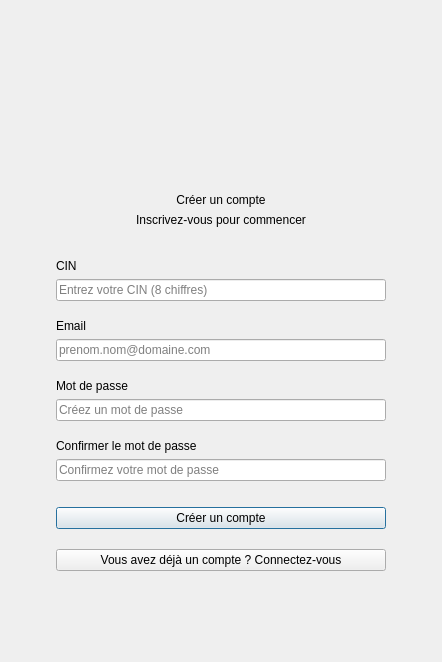
<?xml version="1.0" encoding="UTF-8"?>
<ui version="4.0">
 <class>RegisterPage</class>
 <widget class="QWidget" name="RegisterPage">
  <layout class="QVBoxLayout">
   <item><spacer><property name="orientation"><enum>Qt::Vertical</enum></property><property name="sizeHint" stdset="0"><size><width>20</width><height>35</height></size></property></spacer></item>
   <item alignment="Qt::AlignCenter">
    <widget class="QFrame" name="auth_card">
     <property name="minimumSize"><size><width>420</width><height>0</height></size></property>
     <property name="maximumSize"><size><width>420</width><height>16777215</height></size></property>
     <layout class="QVBoxLayout">
      <property name="spacing"><number>6</number></property>
      <property name="leftMargin"><number>45</number></property>
      <property name="topMargin"><number>45</number></property>
      <property name="rightMargin"><number>45</number></property>
      <property name="bottomMargin"><number>45</number></property>
      <item alignment="Qt::AlignCenter">
       <widget class="QLabel" name="logoLabel">
        <property name="minimumSize"><size><width>80</width><height>80</height></size></property>
        <property name="maximumSize"><size><width>80</width><height>80</height></size></property>
        <property name="text"><string/></property>
        <property name="alignment"><set>Qt::AlignCenter</set></property>
        <property name="scaledContents"><bool>true</bool></property>
       </widget>
      </item>
      <item><spacer><property name="orientation"><enum>Qt::Vertical</enum></property><property name="sizeHint" stdset="0"><size><width>20</width><height>16</height></size></property></spacer></item>
      <item><widget class="QLabel" name="auth_title"><property name="text"><string>Créer un compte</string></property><property name="alignment"><set>Qt::AlignCenter</set></property></widget></item>
      <item><widget class="QLabel" name="auth_subtitle"><property name="text"><string>Inscrivez-vous pour commencer</string></property><property name="alignment"><set>Qt::AlignCenter</set></property></widget></item>
      <item><spacer><property name="orientation"><enum>Qt::Vertical</enum></property><property name="sizeHint" stdset="0"><size><width>20</width><height>26</height></size></property></spacer></item>
      <item><widget class="QLabel"><property name="text"><string>CIN</string></property></widget></item>
      <item><widget class="QLineEdit" name="usernameInput"><property name="placeholderText"><string>Entrez votre CIN (8 chiffres)</string></property></widget></item>
      <item><spacer><property name="orientation"><enum>Qt::Vertical</enum></property><property name="sizeHint" stdset="0"><size><width>20</width><height>12</height></size></property></spacer></item>
      <item><widget class="QLabel"><property name="text"><string>Email</string></property></widget></item>
      <item><widget class="QLineEdit" name="emailInput"><property name="placeholderText"><string>prenom.nom@domaine.com</string></property></widget></item>
      <item><spacer><property name="orientation"><enum>Qt::Vertical</enum></property><property name="sizeHint" stdset="0"><size><width>20</width><height>12</height></size></property></spacer></item>
      <item><widget class="QLabel"><property name="text"><string>Mot de passe</string></property></widget></item>
      <item><widget class="QLineEdit" name="passwordInput"><property name="echoMode"><enum>QLineEdit::Password</enum></property><property name="placeholderText"><string>Créez un mot de passe</string></property></widget></item>
      <item><spacer><property name="orientation"><enum>Qt::Vertical</enum></property><property name="sizeHint" stdset="0"><size><width>20</width><height>12</height></size></property></spacer></item>
      <item><widget class="QLabel"><property name="text"><string>Confirmer le mot de passe</string></property></widget></item>
      <item><widget class="QLineEdit" name="confirmInput"><property name="echoMode"><enum>QLineEdit::Password</enum></property><property name="placeholderText"><string>Confirmez votre mot de passe</string></property></widget></item>
      <item><spacer><property name="orientation"><enum>Qt::Vertical</enum></property><property name="sizeHint" stdset="0"><size><width>20</width><height>20</height></size></property></spacer></item>
      <item><widget class="QPushButton" name="registerButton"><property name="objectName"><string>primary_button</string></property><property name="text"><string>Créer un compte</string></property><property name="default"><bool>true</bool></property></widget></item>
      <item><spacer><property name="orientation"><enum>Qt::Vertical</enum></property><property name="sizeHint" stdset="0"><size><width>20</width><height>14</height></size></property></spacer></item>
      <item><widget class="QPushButton" name="loginLink"><property name="objectName"><string>text_button</string></property><property name="text"><string>Vous avez déjà un compte ? Connectez-vous</string></property></widget></item>
     </layout>
    </widget>
   </item>
   <item><spacer><property name="orientation"><enum>Qt::Vertical</enum></property><property name="sizeHint" stdset="0"><size><width>20</width><height>35</height></size></property></spacer></item>
  </layout>
 </widget>
</ui>
